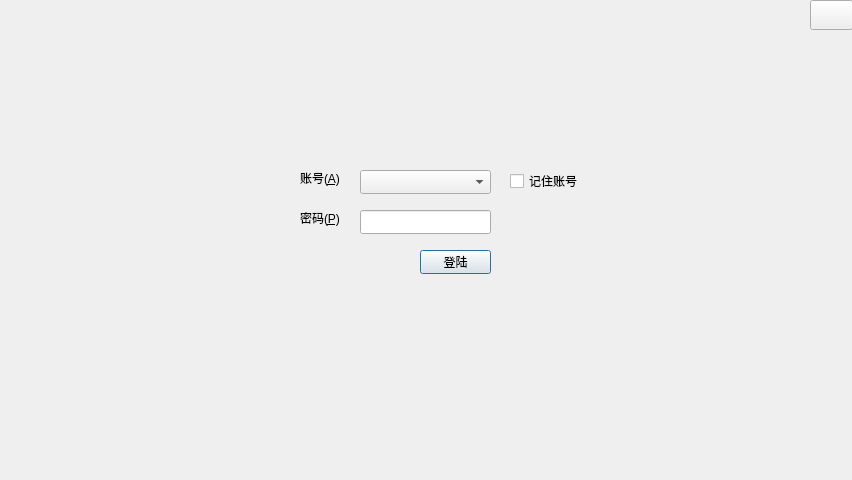
<?xml version="1.0" encoding="UTF-8"?>
<ui version="4.0">
 <class>LoginDialog</class>
 <widget class="QDialog" name="LoginDialog">
  <property name="geometry">
   <rect>
    <x>0</x>
    <y>0</y>
    <width>852</width>
    <height>480</height>
   </rect>
  </property>
  <property name="windowTitle">
   <string>Dialog</string>
  </property>
  <widget class="QPushButton" name="loginButton">
   <property name="geometry">
    <rect>
     <x>420</x>
     <y>250</y>
     <width>71</width>
     <height>24</height>
    </rect>
   </property>
   <property name="text">
    <string>登陆</string>
   </property>
  </widget>
  <widget class="QPushButton" name="loginCloseButton">
   <property name="geometry">
    <rect>
     <x>810</x>
     <y>0</y>
     <width>43</width>
     <height>30</height>
    </rect>
   </property>
   <property name="text">
    <string/>
   </property>
  </widget>
  <widget class="QCheckBox" name="accountCheckBox">
   <property name="geometry">
    <rect>
     <x>510</x>
     <y>170</y>
     <width>86</width>
     <height>22</height>
    </rect>
   </property>
   <property name="text">
    <string>记住账号</string>
   </property>
  </widget>
  <widget class="QLabel" name="passwordLabel">
   <property name="geometry">
    <rect>
     <x>300</x>
     <y>210</y>
     <width>45</width>
     <height>16</height>
    </rect>
   </property>
   <property name="text">
    <string>密码(&amp;P)</string>
   </property>
   <property name="buddy">
    <cstring>passwordLineEdit</cstring>
   </property>
  </widget>
  <widget class="QLineEdit" name="passwordLineEdit">
   <property name="geometry">
    <rect>
     <x>360</x>
     <y>210</y>
     <width>131</width>
     <height>24</height>
    </rect>
   </property>
  </widget>
  <widget class="QLabel" name="accountLabel">
   <property name="geometry">
    <rect>
     <x>300</x>
     <y>170</y>
     <width>43</width>
     <height>16</height>
    </rect>
   </property>
   <property name="text">
    <string>账号(&amp;A)</string>
   </property>
   <property name="buddy">
    <cstring>accountComboBox</cstring>
   </property>
  </widget>
  <widget class="QComboBox" name="accountComboBox">
   <property name="geometry">
    <rect>
     <x>360</x>
     <y>170</y>
     <width>131</width>
     <height>24</height>
    </rect>
   </property>
  </widget>
  <widget class="QLabel" name="backgroundLabel">
   <property name="geometry">
    <rect>
     <x>0</x>
     <y>0</y>
     <width>852</width>
     <height>480</height>
    </rect>
   </property>
   <property name="text">
    <string/>
   </property>
  </widget>
  <zorder>backgroundLabel</zorder>
  <zorder>loginButton</zorder>
  <zorder>loginCloseButton</zorder>
  <zorder>accountCheckBox</zorder>
  <zorder>passwordLabel</zorder>
  <zorder>passwordLineEdit</zorder>
  <zorder>accountLabel</zorder>
  <zorder>accountComboBox</zorder>
 </widget>
 <resources/>
 <connections/>
</ui>
